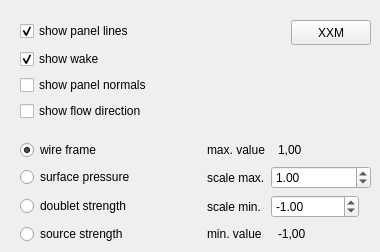
      <widget class="QWidget" name="graphFlowModel">
       <attribute name="title">
        <string>Flow Model</string>
       </attribute>
       <widget class="QWidget" name="gridLayoutWidget_4">
        <property name="geometry">
         <rect>
          <x>20</x>
          <y>20</y>
          <width>351</width>
          <height>223</height>
         </rect>
        </property>
        <layout class="QGridLayout" name="graphicsPanelingLayout">
         <item row="8" column="2">
          <widget class="QLabel" name="labelGraphicsFlowRenderRangeMin">
           <property name="text">
            <string>min. value</string>
           </property>
          </widget>
         </item>
         <item row="8" column="3">
          <widget class="QLabel" name="graphicsFlowRenderRangeMin">
           <property name="sizePolicy">
            <sizepolicy hsizetype="Fixed" vsizetype="Preferred">
             <horstretch>0</horstretch>
             <verstretch>0</verstretch>
            </sizepolicy>
           </property>
           <property name="baseSize">
            <size>
             <width>80</width>
             <height>0</height>
            </size>
           </property>
           <property name="text">
            <string>-1,00</string>
           </property>
           <property name="indent">
            <number>7</number>
           </property>
          </widget>
         </item>
         <item row="5" column="1">
          <spacer name="horizontalSpacer_2">
           <property name="orientation">
            <enum>Qt::Horizontal</enum>
           </property>
           <property name="sizeType">
            <enum>QSizePolicy::Fixed</enum>
           </property>
           <property name="sizeHint" stdset="0">
            <size>
             <width>20</width>
             <height>20</height>
            </size>
           </property>
          </spacer>
         </item>
         <item row="7" column="0">
          <widget class="QRadioButton" name="graphicsFlowRenderDoublet">
           <property name="sizePolicy">
            <sizepolicy hsizetype="MinimumExpanding" vsizetype="Fixed">
             <horstretch>0</horstretch>
             <verstretch>0</verstretch>
            </sizepolicy>
           </property>
           <property name="text">
            <string>doublet strength</string>
           </property>
          </widget>
         </item>
         <item row="8" column="0">
          <widget class="QRadioButton" name="graphicsFlowRenderSource">
           <property name="sizePolicy">
            <sizepolicy hsizetype="MinimumExpanding" vsizetype="Fixed">
             <horstretch>0</horstretch>
             <verstretch>0</verstretch>
            </sizepolicy>
           </property>
           <property name="text">
            <string>source strength</string>
           </property>
          </widget>
         </item>
         <item row="5" column="2">
          <widget class="QLabel" name="labelGraphicsFlowRenderRangeMax">
           <property name="text">
            <string>max. value</string>
           </property>
          </widget>
         </item>
         <item row="5" column="3" alignment="Qt::AlignLeft">
          <widget class="QLabel" name="graphicsFlowRenderRangeMax">
           <property name="sizePolicy">
            <sizepolicy hsizetype="Fixed" vsizetype="Preferred">
             <horstretch>0</horstretch>
             <verstretch>0</verstretch>
            </sizepolicy>
           </property>
           <property name="baseSize">
            <size>
             <width>80</width>
             <height>0</height>
            </size>
           </property>
           <property name="text">
            <string>1,00</string>
           </property>
           <property name="indent">
            <number>7</number>
           </property>
          </widget>
         </item>
         <item row="6" column="0">
          <widget class="QRadioButton" name="graphicsFlowRenderCP">
           <property name="sizePolicy">
            <sizepolicy hsizetype="MinimumExpanding" vsizetype="Fixed">
             <horstretch>0</horstretch>
             <verstretch>0</verstretch>
            </sizepolicy>
           </property>
           <property name="text">
            <string>surface pressure</string>
           </property>
           <property name="checked">
            <bool>false</bool>
           </property>
          </widget>
         </item>
         <item row="6" column="2">
          <widget class="QLabel" name="labelGraphicsFlowRenderScaleMax">
           <property name="text">
            <string>scale max.</string>
           </property>
          </widget>
         </item>
         <item row="2" column="0">
          <widget class="QCheckBox" name="graphicsFlowShowPanelNormals">
           <property name="sizePolicy">
            <sizepolicy hsizetype="MinimumExpanding" vsizetype="Fixed">
             <horstretch>0</horstretch>
             <verstretch>0</verstretch>
            </sizepolicy>
           </property>
           <property name="text">
            <string>show panel normals</string>
           </property>
          </widget>
         </item>
         <item row="3" column="0">
          <widget class="QCheckBox" name="graphicsFlowShowFlowDirection">
           <property name="sizePolicy">
            <sizepolicy hsizetype="MinimumExpanding" vsizetype="Fixed">
             <horstretch>0</horstretch>
             <verstretch>0</verstretch>
            </sizepolicy>
           </property>
           <property name="text">
            <string>show flow direction</string>
           </property>
          </widget>
         </item>
         <item row="5" column="0">
          <widget class="QRadioButton" name="graphicsFlowRenderWireFrame">
           <property name="sizePolicy">
            <sizepolicy hsizetype="MinimumExpanding" vsizetype="Fixed">
             <horstretch>0</horstretch>
             <verstretch>0</verstretch>
            </sizepolicy>
           </property>
           <property name="text">
            <string>wire frame</string>
           </property>
           <property name="checked">
            <bool>true</bool>
           </property>
          </widget>
         </item>
         <item row="7" column="3">
          <widget class="QDoubleSpinBox" name="doubleGraphicsRenderScaleMin">
           <property name="sizePolicy">
            <sizepolicy hsizetype="Fixed" vsizetype="Fixed">
             <horstretch>1</horstretch>
             <verstretch>0</verstretch>
            </sizepolicy>
           </property>
           <property name="minimumSize">
            <size>
             <width>80</width>
             <height>0</height>
            </size>
           </property>
           <property name="baseSize">
            <size>
             <width>80</width>
             <height>0</height>
            </size>
           </property>
           <property name="minimum">
            <double>-1000000000.000000000000000</double>
           </property>
           <property name="maximum">
            <double>1000000000.000000000000000</double>
           </property>
           <property name="singleStep">
            <double>0.100000000000000</double>
           </property>
           <property name="value">
            <double>-1.000000000000000</double>
           </property>
          </widget>
         </item>
         <item row="1" column="0">
          <widget class="QCheckBox" name="graphicsFlowShowWake">
           <property name="sizePolicy">
            <sizepolicy hsizetype="MinimumExpanding" vsizetype="Fixed">
             <horstretch>0</horstretch>
             <verstretch>0</verstretch>
            </sizepolicy>
           </property>
           <property name="text">
            <string>show wake</string>
           </property>
           <property name="checked">
            <bool>true</bool>
           </property>
          </widget>
         </item>
         <item row="4" column="0">
          <spacer name="verticalSpacer_2">
           <property name="orientation">
            <enum>Qt::Vertical</enum>
           </property>
           <property name="sizeType">
            <enum>QSizePolicy::MinimumExpanding</enum>
           </property>
           <property name="sizeHint" stdset="0">
            <size>
             <width>20</width>
             <height>13</height>
            </size>
           </property>
          </spacer>
         </item>
         <item row="6" column="3">
          <widget class="QDoubleSpinBox" name="doubleGraphicsRenderScaleMax">
           <property name="enabled">
            <bool>true</bool>
           </property>
           <property name="sizePolicy">
            <sizepolicy hsizetype="Fixed" vsizetype="Fixed">
             <horstretch>1</horstretch>
             <verstretch>0</verstretch>
            </sizepolicy>
           </property>
           <property name="minimumSize">
            <size>
             <width>100</width>
             <height>0</height>
            </size>
           </property>
           <property name="baseSize">
            <size>
             <width>80</width>
             <height>22</height>
            </size>
           </property>
           <property name="prefix">
            <string notr="true"/>
           </property>
           <property name="suffix">
            <string notr="true"/>
           </property>
           <property name="minimum">
            <double>-1000000000.000000000000000</double>
           </property>
           <property name="maximum">
            <double>1000000000.000000000000000</double>
           </property>
           <property name="singleStep">
            <double>0.100000000000000</double>
           </property>
           <property name="value">
            <double>1.000000000000000</double>
           </property>
          </widget>
         </item>
         <item row="7" column="2">
          <widget class="QLabel" name="labelGraphicsFlowRenderScaleMin">
           <property name="text">
            <string>scale min.</string>
           </property>
          </widget>
         </item>
         <item row="0" column="3">
          <widget class="QPushButton" name="graphicsFlowSelectModel">
           <property name="enabled">
            <bool>true</bool>
           </property>
           <property name="sizePolicy">
            <sizepolicy hsizetype="Fixed" vsizetype="Fixed">
             <horstretch>0</horstretch>
             <verstretch>0</verstretch>
            </sizepolicy>
           </property>
           <property name="minimumSize">
            <size>
             <width>60</width>
             <height>25</height>
            </size>
           </property>
           <property name="baseSize">
            <size>
             <width>60</width>
             <height>25</height>
            </size>
           </property>
           <property name="layoutDirection">
            <enum>Qt::RightToLeft</enum>
           </property>
           <property name="text">
            <string>XXM</string>
           </property>
          </widget>
         </item>
         <item row="0" column="0">
          <widget class="QCheckBox" name="graphicsFlowShowPanelLines">
           <property name="sizePolicy">
            <sizepolicy hsizetype="MinimumExpanding" vsizetype="Fixed">
             <horstretch>0</horstretch>
             <verstretch>0</verstretch>
            </sizepolicy>
           </property>
           <property name="text">
            <string>show panel lines</string>
           </property>
           <property name="checked">
            <bool>true</bool>
           </property>
          </widget>
         </item>
        </layout>
       </widget>
      </widget>
